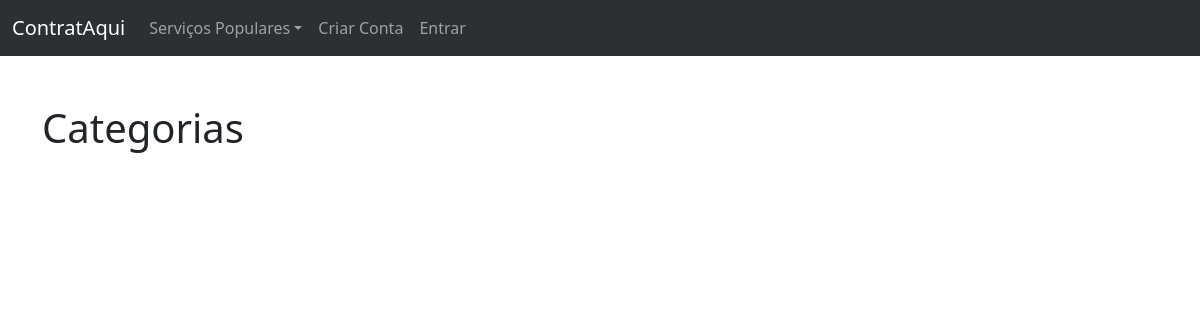
Before: /categorias/ with the older database file.
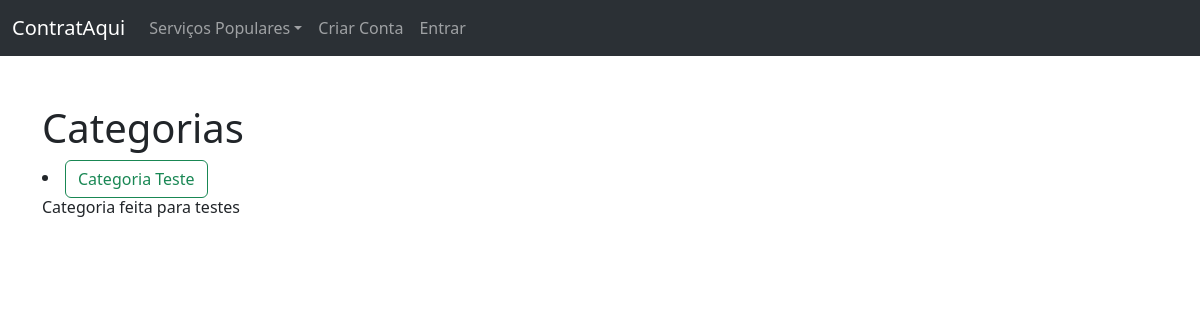
After: the same page with the newer database file.
### site_final/models.py (models this page shows, shortened)
class Category(models.Model):
    type = models.CharField(max_length=255)
    descrição = models.TextField()
    def __str__(self):
        return self.type

### site_final/views.py (the view)
# urls.py: path('categorias/', ViewTodasCategorias, name = "lista_categorias"),
def ViewTodasCategorias(request):
    categories_lista = Category.objects.all()
    return render(request,"categories_list.html",{'categories_lista':categories_lista })

### site_final/templates/categories_list.html (shortened to what this page needs)
<!DOCTYPE html>
<html lang="en">
<head>
    {% extends 'base.html' %}
    {% block content %}
    <h1>Categorias</h1>
    {% for item in categories_lista %}
    <li><a class="btn btn-outline-success" href="{% url 'Category' item %}">{{item}}</a></li>
    <h6>{{item.descrição}}</h6>
    {% endfor %}
    {% endblock %}

Changed rows visible on the page:
added Category: type "Categoria Teste", descrição "Categoria feita para testes"
